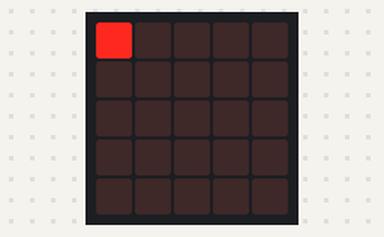
Bench run of a program on a simulated BBC micro:bit (MakeCode). Parts: the board's 5×5 LED display. At 2.5 s the program stops and its outputs stay as they are.

Above: at 0.01 s.
At 0.61 s:
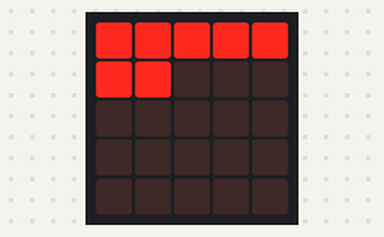
At 1.21 s:
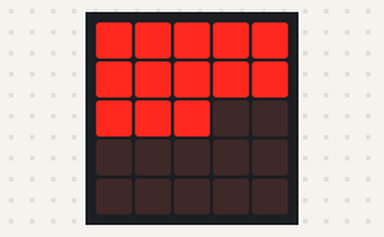
At 1.81 s:
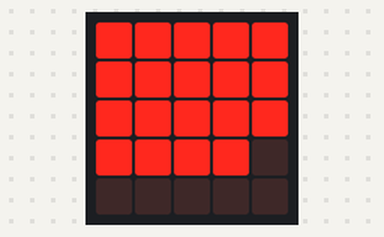
At 2.5 s:
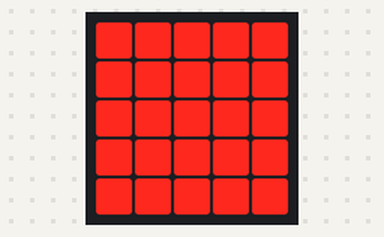

The program:

main.ts
```typescript
namespace screenMagic{


    /**
     * Address LEDs linearly row fist
     */
    //% blockId=screenmagicpotat
    //% block="plot at $index"
    //% index.min = 0 index.max = 25
    export function plotAt(index: number) : void{
        index |= 0
        const y = Math.floor(index / 5);
        const x = Math.floor(index % 5);

        led.plot(x,y)

    }
}
```

test.ts
```typescript
// tests go here; this will not be compiled when this package is used as an extension.


for (let i = 0; i < 25; ++i){
    screenMagic.plotAt(i)
    basic.pause(100)
}
    
```
